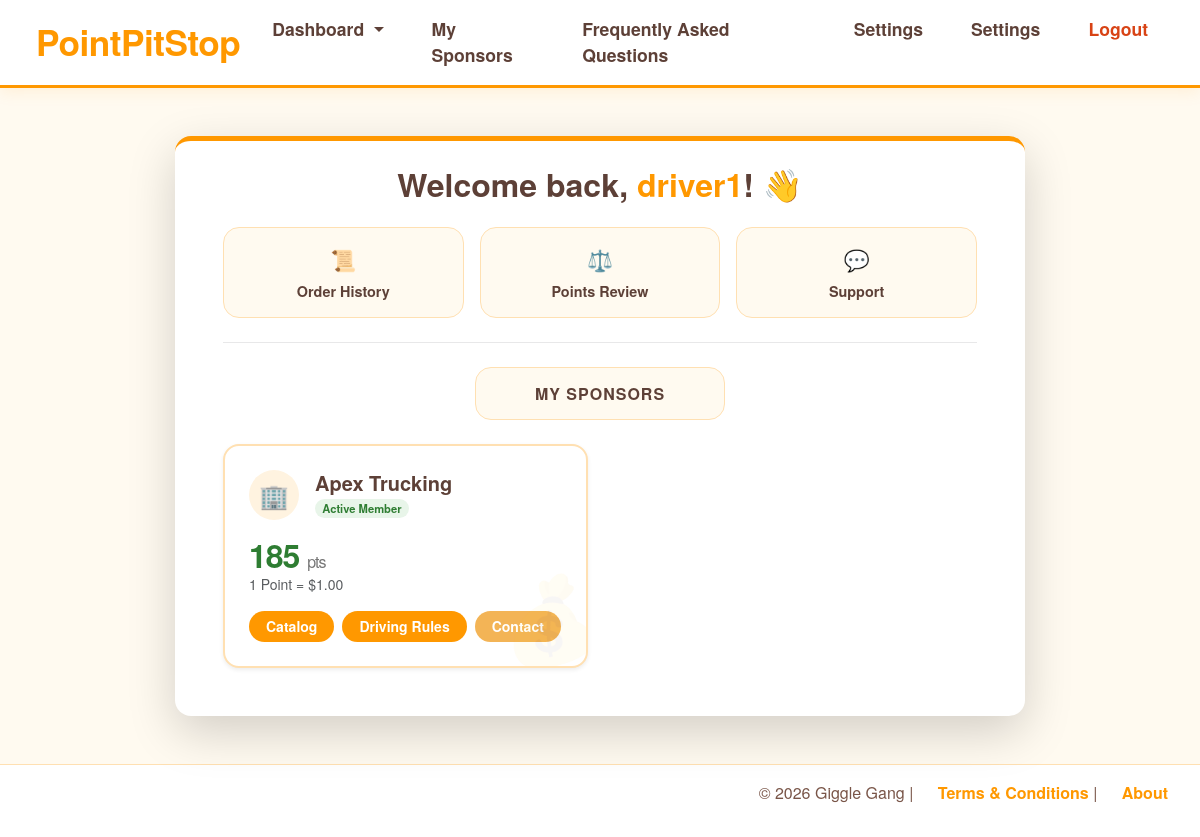
Before: /dashboard (signed in) with the older database file.
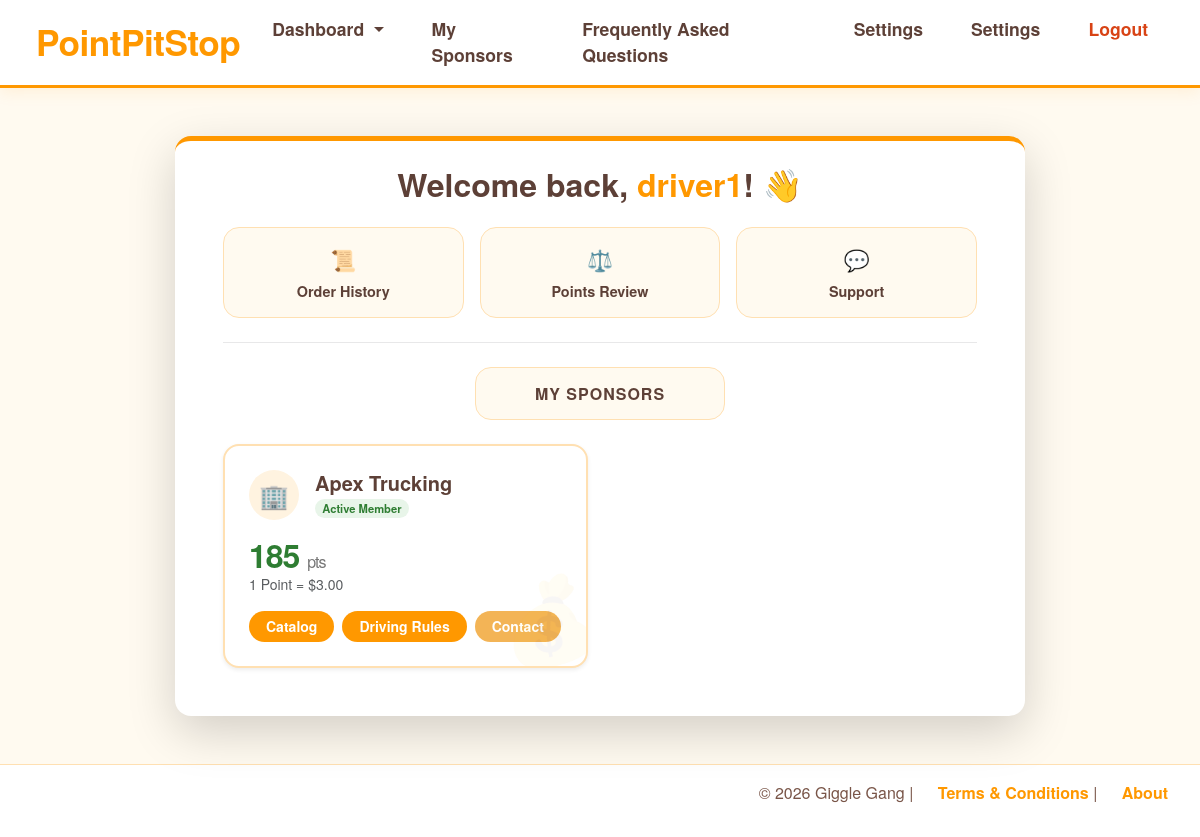
After: the same page with the newer database file.
### models.py (models this page shows)
class DriverCompanyLink (db.Model):
    __tablename__ = "driver_company_link"
    id = db.Column(db.Integer, primary_key=True)
    driver_profile = db.relationship("DriverProfile",back_populates="company_links")
    driver_id = db.Column(db.Integer, db.ForeignKey('driver_profile.user_id'), nullable=False,index=True)
    company = db.relationship("SponsorCompany",back_populates="driver_links")
    company_id = db.Column(db.Integer, db.ForeignKey('sponsor_companies.id'), nullable=False,index=True)
    is_active = db.Column(db.Boolean, default=False, nullable=False, index=True)
    status_date = db.Column(db.DateTime, default=datetime.now, nullable=False)
    point_history = db.relationship("DriverPointsHistory"
                            ,backref="link"
                            ,lazy="dynamic")
    current_points = db.Column(db.Integer,default=0, nullable=False)

class SponsorCompany(db.Model):
    __tablename__ = "sponsor_companies"
    id = db.Column(db.Integer, primary_key=True)
    name = db.Column(db.String(150),unique=True,nullable=False)
    email = db.Column(db.String(120), unique=True, nullable=True,index=True)
    phone = db.Column(db.String(50), nullable=True)
    logo_filename = db.Column(db.String(255), nullable=True)
    brand_color = db.Column(db.String(255), nullable=True)
    points_conversion = db.Column(db.DECIMAL(10,2),nullable=False,default=.01)
    sponsor_users = db.relationship("SponsorProfile",back_populates="company")
    driver_links = db.relationship("DriverCompanyLink", back_populates="company")
    priceMax = db.Column(db.Integer, nullable=False, default=100)
    explicit = db.Column(db.Boolean, nullable=False, default=True)

### app.py (the view)
@app.route("/dashboard")
@login_required
def dashboard():
    if current_user.role == "driver":
        active_links = [link for link in g.profile.company_links if link.is_active]
        if not active_links:
            pending = DriverApplications.query.filter_by(user_id=current_user.id, status='pending').all()
            return render_template("driver/driver_waitingroom.html", username=current_user.driver_profile.firstname, pending_apps=pending)
        return render_template(
            "driver/driver_dashboard.html", username=current_user.username,links=active_links,profile=g.profile)
    elif current_user.role == "sponsor":
        return render_template("sponsor/sponsor_dashboard.html", username=current_user.username,firstname=g.profile.firstname,profile=g.profile)
    elif current_user.role == "admin":
        return render_template("admin/admin_dashboard.html", profile=g.profile,username=current_user.username)
    else:
        return redirect(url_for('auth.handle_logout'))

### app.py (called while the page is built)
@login_manager.user_loader
def load_user(user_id):
    return db.session.get(Users, int(user_id))

### templates/driver/driver_dashboard.html (shortened to what the changed rows need)
{% extends "base.html" %}
{% block body %}
<div class="container py-5">
    <div class="card pt-4 px-5 pb-5 shadow-lg rounded-4 border-0" style="max-width: 850px; margin: 0 auto; border-top: 5px solid #ff9800 !important;">
        <h2 class="text-center mt-0 mb-4" style="color: #5d4037; font-weight: 700;">
            Welcome back, <span style="color: #ff9800;">{{ username }}</span>! 👋
        </h2>
        <div class="row g-4">
            {% for link in links %}
            <div class="col-md-6">
                <div class="wallet-card p-4 rounded-4 shadow-sm h-100 position-relative overflow-hidden"
                     style="background-color: #fff; border: 2px solid #ffe0b2; transition: transform 0.2s;">
                    <div class="position-absolute" style="right: -10px; bottom: -10px; font-size: 5rem; opacity: 0.05; transform: rotate(-15deg);">
                    </div>
                    <div class="d-flex align-items-center mb-3">
                        <div class="rounded-circle d-flex align-items-center justify-content-center"
                             style="width: 50px; height: 50px; background-color: #fff3e0; color: #ff9800; font-size: 1.5rem;">
                            {% if link.company.logo_filename %}
                                <img src="{{ url_for('static', filename='uploads/' + link.company.logo_filename) }}" style="width: 30px; height: auto;">
                            {% else %} 🏢 {% endif %}
                        </div>
                        <div class="ms-3">
                            <h5 class="mb-0" style="color: #5d4037; font-weight: 700;">{{ link.company.name }}</h5>
                            <span class="badge rounded-pill" style="background-color: #e8f5e9; color: #2e7d32; font-size: 0.7rem;">Active Member</span>
                        </div>
                    </div>
                    <div class="mt-2">
                        <h2 class="mb-0" style="color: #2e7d32; font-weight: 800; letter-spacing: -1px;">
                            {{ link.current_points }} <span style="font-size: 1rem; font-weight: 400; color: #757575;">pts</span>
                        </h2>
                        <p class="text-muted small mb-0">1 Point = ${{link.company.points_conversion}}</p>
                    </div>
                    <div class="d-flex gap-2 mt-3">
                        <a href="{{ url_for('driver.driver_catalog', link_id=link.id) }}"
                           class="btn btn-sm rounded-pill px-3"
                           style="background-color: #ff9800; color: white; font-weight: 600;">
                           Catalog
                        </a>
                        <a href="{{ url_for('driver.driver_view_org_rules', sourceORG=link.company_id) }}"
                           class="btn btn-sm rounded-pill px-3"
                           style="background-color: #ff9800; color: white; font-weight: 600;">
                           Driving Rules
                        </a>
                        <a href="{{ url_for('view_company_profile', company_id=link.company_id) }}"
                           class="btn btn-sm rounded-pill px-3"
                           style="background-color: #f3b456; color: white; font-weight: 600;">
                           Contact
                        </a>
                    </div>
                </div>
            </div>
            {% else %}
            <div class="col-12 text-center py-5 rounded-4" style="background-color: #fafafa; border: 2px dashed #eee;">
                <p class="text-muted">You aren't linked to any sponsors yet.</p>
                <a href="{{ url_for('driver.mysponsor') }}" class="btn btn-outline-warning rounded-pill">Find a Sponsor</a>
            </div>
            {% endfor %}
        </div>
    </div>
</div>
{% endblock %}

Changed rows visible on the page:
changed through a linked row, DriverCompanyLink "Apex Trucking": company.points_conversion "1.00" → "3.00"
